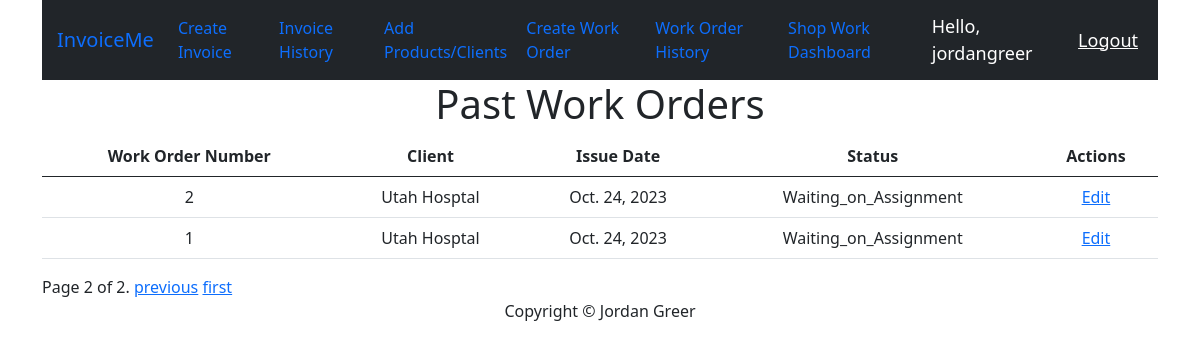
Page /workOrderHistory/?page=2 (signed in) on the committed database.
### invoice/models.py (models this page shows, shortened)
class WorkOrders(models.Model):
    STATUS_CHOICES = [
        ('Waiting_on_Assignment', 'Waiting on Assignment'),
        ('Being_Worked_On', 'Being Worked On'),
        ('Ready', 'Ready'),
        ('Delivered', 'Delivered'),
        ('Rush', 'Rush'),
    ]
    workOrder_num = models.AutoField(primary_key=True)
    client = models.ForeignKey(Client, on_delete=models.CASCADE)
    workOrder_date = models.DateField()
    items = models.ManyToManyField(Product, through='WorkorderItem', blank=True)
    status = models.CharField(max_length=25, choices=STATUS_CHOICES, default="Waiting_on_Assignment")
    created_at = models.DateTimeField(auto_now_add=True)
    is_rush = models.BooleanField(default=False)
    return_by = models.DateField(null=True, default=None)
    quote_required = models.BooleanField(default=False)
    specialInstructions = models.CharField(max_length=250, default="", null=True, blank=True)
    created_by = models.CharField(max_length=100, blank=True, null=True)

class Client(models.Model):
    name = models.CharField(max_length=100)
    email = models.EmailField()
    phone = models.CharField(max_length=20)
    address = models.TextField()
    tax = models.FloatField(max_length=10, default= 0.0)
    created_by = models.CharField(max_length=100, blank=True, null=True)
    def __str__(self):
        return self.name

### trackingCard/views.py (the view)
# urls.py: path("workOrderHistory/", trackingCardViews.workOrderHistory, name="workOrderHistory"),
@login_required(login_url='invoice:loginPage')
def workOrderHistory(request):
    all_workOrders = WorkOrders.objects.order_by('-created_at')  # Ordering by created_at in descending order
    paginator = Paginator(all_workOrders, 10)  # Display 10 invoices per page (you can adjust the number)
    page = request.GET.get('page')
    workOrders = paginator.get_page(page)
    context = {'workOrders': workOrders}
    return render(request, 'tracking/workOrderHistory.html', context)

### trackingCard/templates/tracking/workOrderHistory.html (shortened to what this page needs)
{% extends "base/base.html" %}
{% block content %}
<div class="row">
    <h1>Past Work Orders</h1>
</div>
<div class="row">
    <table class="table">
        <thead>
          <tr>
            <th>Work Order Number</th>
            <th>Client</th>
            <th>Issue Date</th>
            <th>Status</th>
            <th>Actions</th>
          </tr>
        </thead>
        <tbody>
          {% for workOrder in workOrders %}
            <tr>
              <td>{{ workOrder.workOrder_num }}</td>
              <td>{{ workOrder.client }}</td>
              <td>{{ workOrder.workOrder_date }}</td>
              <td>{{ workOrder.status }}</td>
              <td>
                <a href="{% url 'invoice:addItemsWorkOrder' workOrder.workOrder_num %}" onclick="return confirm('Are you sure you want to edit?')">Edit</a>
              </td>
            </tr>
          {% empty %}
            <tr>
              <td colspan="4">No Work Orders available.</td>
            </tr>
          {% endfor %}
        </tbody>
      </table>
      <div class="pagination">
        <span class="step-links">
          <span class="current-page">
            Page {{ workOrders.number }} of {{ workOrders.paginator.num_pages }}.
          </span>
          {% if workOrders.has_previous %}
            <a href="?page={{ workOrders.previous_page_number }}">previous</a>
            <a href="?page=1">first</a>
          {% endif %}
        </span>
      </div>
</div>
{% endblock %}

### invoice/templates/base/base.html (shortened to what this page needs)
{% load static %}
<!DOCTYPE html>
<html lang="en">
<!DOCTYPE html>
<html>
    <head>
    </head>
    <body>
        <div class="container" >
            <nav class="navbar navbar-expand-lg navbar-dar bg-dark">
                <a class="navbar-brand" href="{% url 'invoice:home' %}" style="margin-left: 15px;">InvoiceMe</a>
                <div class="collapse navbar-collapse" id="navbarNav">
                    <ul class="navbar-nav">
                        <li class="nav-item">
                            <a class="nav-link" href="{% url 'invoice:createInvoice' %}">Create Invoice</a>
                        </li>
                        <li class="nav-item">
                            <a class="nav-link" href="{% url 'invoice:invoiceHistory' %}">Invoice History</a>
                        </li>
                        <li class="nav-item">
                            <a class="nav-link" href="{% url 'invoice:addProductsClients' %}">Add Products/Clients</a>
                        </li>
                        <li class="nav-item">
                            <a class="nav-link" href="{% url 'invoice:createWorkOrder' %}">Create Work Order</a>
                        </li>
                        <li class="nav-item">
                            <a class="nav-link" href="{% url 'invoice:workOrderHistory' %}">Work Order History</a>
                        </li>
                        <li class="nav-item">
                            <a class="nav-link" href="#">Shop Work Dashboard</a>
                        </li>
                    </ul>
                </div>
                {% if user.is_authenticated %}
                    <span class="hello-msg">Hello, {{request.user}}</span>
                    <span ><a class="hello-msg" href="{% url 'invoice:logout' %}">Logout</a></span>
                {% else %}
                    <span ><a class="hello-msg" href="{% url 'invoice:login' %}">Login</a></span>
                {% endif %}
              </nav>
      <div class="container text-center">
          {% block content %}{% endblock content %}
      </div>
      <footer class="row">
        <div class="col-md-4"></div>
        <div class="col-md-4 sticky-bottom" style="text-align: center;">
          Copyright &copy; Jordan Greer
        </div>
        <div class="col-md-4"></div>
      </footer>
    </body>
    <link href="https://cdn.jsdelivr.net/npm/bootstrap@5.0.2/dist/css/bootstrap.min.css" rel="stylesheet">
</html>

### invoice/templates/base/base.html (style rules this page uses)
.hello-msg { color: white; font-size: 18px; margin-right: 20px; }

### rows in the picture
WorkOrders: workOrder_num "2", client "Utah Hosptal", workOrder_date "Oct. 24, 2023", status "Waiting_on_Assignment"
WorkOrders: workOrder_num "1", client "Utah Hosptal", workOrder_date "Oct. 24, 2023", status "Waiting_on_Assignment"

### other values in the picture
{{ request.user }} "jordangreer"
{{ workOrders.number }} "2"
{{ workOrders.paginator.num_pages }} "2"
